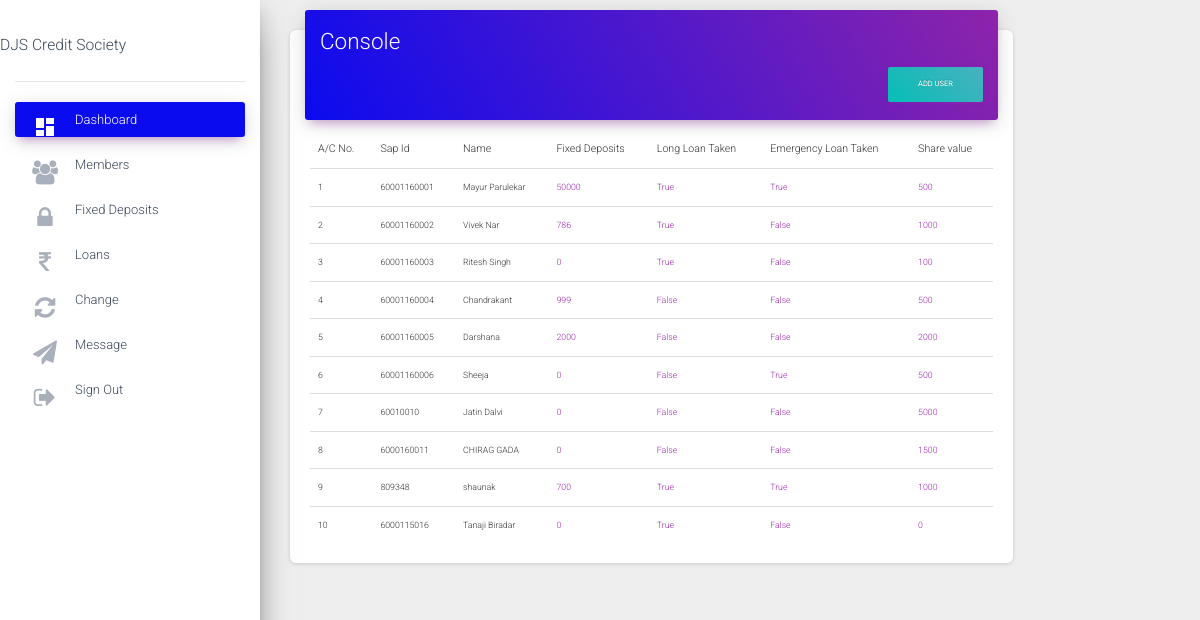
Screenshot of /csadmin/ (signed in) with the database file from the repository.
### status/models.py (models this page shows, shortened)
class Account(models.Model):
    accountnumber=models.IntegerField(null=False,unique=True)
    username=models.ForeignKey(User,on_delete=models.SET_NULL,null=True,unique=True)
    name=models.CharField(max_length=50,null=False)
    sapid=models.IntegerField(null=False,unique=True)
    dateofjoining=models.DateField(null=False)
    sharevalue=models.IntegerField(default=0,null=False)
    totalinvestment=models.IntegerField(default=0,null=False)
    shareamount=models.IntegerField(default=0,null=False)
    sharebalance=models.IntegerField(default=0)
    cdamount=models.IntegerField(default=0)
    cdbalance=models.IntegerField(default=0)
    totalamount=models.DecimalField(default=0,max_digits=10,decimal_places=2)
    sharesstartingnumber=models.IntegerField(null=True)
    sharesendingnumber=models.IntegerField(null=True)
    isloanloantaken=models.BooleanField(default=False)
    isloanemertaken=models.BooleanField(default=False)
    longloanamount=models.DecimalField(blank=True,null=True,default=0,max_digits=10,decimal_places=2)
    longloanprinciple=models.DecimalField(blank=True,null=True,default=0,max_digits=10,decimal_places=2)
    longloanperiod=models.IntegerField(blank=True,null=True,default=0)
    longloaninterestamount=models.DecimalField(blank=True,null=True,default=0,max_digits=10,decimal_places=2)
    longloanbalance=models.DecimalField(blank=True,null=True,default=0,max_digits=10,decimal_places=2)
    longloanemi=models.DecimalField(blank=True,null=True,default=0,max_digits=10,decimal_places=2)
    emerloanamount=models.DecimalField(blank=True,null=True,default=0,max_digits=10,decimal_places=2)
    emerloanprinciple=models.DecimalField(blank=True,null=True,default=0,max_digits=10,decimal_places=2)
    emerloanperiod=models.IntegerField(blank=True,null=True,default=0)
    emerloaninterestamount=models.DecimalField(blank=True,null=True,default=0,max_digits=10,decimal_places=2)
    emerloanbalance=models.DecimalField(blank=True,null=True,default=0,max_digits=10,decimal_places=2)
    emerloanemi=models.DecimalField(blank=True,null=True,default=0,max_digits=10,decimal_places=2)
    fdcapital=models.IntegerField(default=0,null=True)
    fdmaturitydate=models.DateField(null=True)

### csadmin/views.py (the view)
# urls.py: path('', views.commander,name="commander"),
@login_required
def commander(request):
    Members=Account.objects.all()
    context={
        'dashb':"active",
        'Members':Members,
    }
    return render (request,'console.html',context=context)

### csadmin/templates/console.html (shortened to what this page needs)
{%extends 'base.html'%}
{%block content%}
<main role="main" class="col-md-8 col-lg-10 px-4">
  <div class="content">
    <div class="container-fluid">
      <div class="row">
        <div class="col-md-12">
          <div class="card">
            <div class="card-header card-header-primary">
              <h2>Console </h2>
              <a href="{% url 'csadmin:user_create'%}" ><button type="button" class="btn btn-primary pull-right" style="background: linear-gradient(45deg, #06beb6, #48b1bf);" name="button">add user</button></a>
            </div>
            <div class="card-body">
              <div class="table-responsive">
                <table class="table">
                  <thead>
                    <tr>
                      <th>A/C No.</th>
                      <th>Sap Id</th>
                      <th>Name</th>
                      <th>Fixed Deposits</th>
                      <th>Long Loan Taken</th>
                      <th>Emergency Loan Taken</th>
                      <th>Share value</th>
                    </tr>
                  </thead>
                  <tbody>
                    {%for i in Members%}
                    <tr>
                      <td>{{i.accountnumber}}</td>
                      <td>{{i.sapid}}</td>
                      <td>{{i.name}}</td>
                      <td><a href="{% url 'csadmin:fd_update' pk=i.pk %}">{{i.fdcapital}}</a></td>
                      <td><a href="{% url 'csadmin:loan_update' pk=i.pk %}">{{i.isloanloantaken}}</a></td>
                      <td><a href="{% url 'csadmin:loan_update' pk=i.pk %}">{{i.isloanemertaken}}</a></td>
                      <td><a href="{% url 'csadmin:shares _update' pk=i.pk %}">{{i.sharevalue}}</a></td>
                    </tr>
                    {%endfor%}
                  </tbody>
                </table>
              </div>
            </div>
          </div>
        </div>
  </div>
</main>
{%endblock%}

### rows the page displays
Account: accountnumber "1", sapid "60001160001", name "Mayur Parulekar", fdcapital "50000", isloanloantaken "True", isloanemertaken "True", sharevalue "500"
Account: accountnumber "2", sapid "60001160002", name "Vivek Nar", fdcapital "786", isloanloantaken "True", isloanemertaken "False", sharevalue "1000"
Account: accountnumber "3", sapid "60001160003", name "Ritesh Singh", fdcapital "0", isloanloantaken "True", isloanemertaken "False", sharevalue "100"
Account: accountnumber "4", sapid "60001160004", name "Chandrakant", fdcapital "999", isloanloantaken "False", isloanemertaken "False", sharevalue "500"
Account: accountnumber "5", sapid "60001160005", name "Darshana", fdcapital "2000", isloanloantaken "False", isloanemertaken "False", sharevalue "2000"
Account: accountnumber "6", sapid "60001160006", name "Sheeja", fdcapital "0", isloanloantaken "False", isloanemertaken "True", sharevalue "500"
Account: accountnumber "7", sapid "60010010", name "Jatin Dalvi", fdcapital "0", isloanloantaken "False", isloanemertaken "False", sharevalue "5000"
Account: accountnumber "8", sapid "6000160011", name "CHIRAG GADA", fdcapital "0", isloanloantaken "False", isloanemertaken "False", sharevalue "1500"
Account: accountnumber "9", sapid "809348", name "shaunak", fdcapital "700", isloanloantaken "True", isloanemertaken "True", sharevalue "1000"
Account: accountnumber "10", sapid "6000115016", name "Tanaji Biradar", fdcapital "0", isloanloantaken "True", isloanemertaken "False", sharevalue "0"
